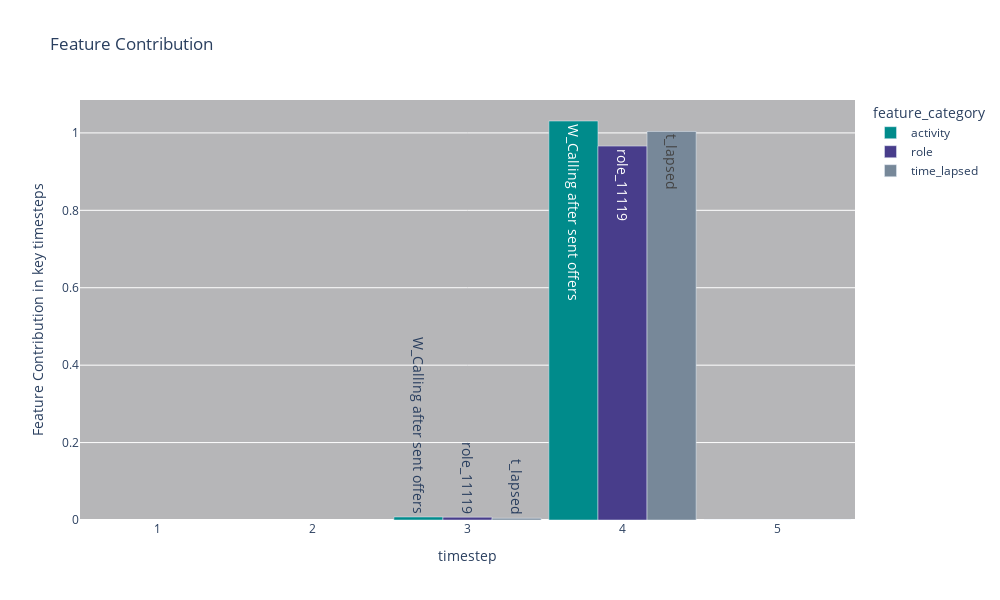

Write notebook code for a chart like this one.
### Code cell
shared_explain_local(shared_output_with_attention,x_test,y_test,index_ac, index_rl, index_ne, 3,53) #53 false, #1 true

### Figure 1 — Plotly figure (JSON) as saved in the notebook; plotly's stock layout.template omitted (floating-point values rounded to 4 significant figures)
{"data": [{"alignmentgroup": "True", "hovertemplate": "feature_category=activity<br>timestep=%{x}<br>Feature Contribution in key timesteps=%{y}<br>feature=%{text}<extra></extra>", "legendgroup": "activity", "marker": {"color": "darkcyan", "pattern": {"shape": ""}}, "name": "activity", "offsetgroup": "activity", "orientation": "v", "showlegend": true, "text": ["W_Calling after sent offers", "W_Calling after sent offers", "W_Calling after sent offers", "W_Filling in information for the application", "O_SENT"], "textangle": 90, "textfont": {"size": 14}, "textposition": "auto", "type": "bar", "x": [5, 4, 3, 2, 1], "xaxis": "x", "y": [8.185e-06, 1.031, 0.007837, null, null], "yaxis": "y"}, {"alignmentgroup": "True", "hovertemplate": "feature_category=role<br>timestep=%{x}<br>Feature Contribution in key timesteps=%{y}<br>feature=%{text}<extra></extra>", "legendgroup": "role", "marker": {"color": "darkslateblue", "pattern": {"shape": ""}}, "name": "role", "offsetgroup": "role", "orientation": "v", "showlegend": true, "text": ["role_10982", "role_11119", "role_11119", "role_11169", "role_11169"], "textangle": 90, "textfont": {"size": 14}, "textposition": "auto", "type": "bar", "x": [5, 4, 3, 2, 1], "xaxis": "x", "y": [7.966e-06, 0.9659, 0.007345, null, null], "yaxis": "y"}, {"alignmentgroup": "True", "hovertemplate": "feature_category=time_lapsed<br>timestep=%{x}<br>Feature Contribution in key timesteps=%{y}<br>feature=%{text}<extra></extra>", "legendgroup": "time_lapsed", "marker": {"color": "lightslategray", "pattern": {"shape": ""}}, "name": "time_lapsed", "offsetgroup": "time_lapsed", "orientation": "v", "showlegend": true, "text": ["t_lapsed", "t_lapsed", "t_lapsed", "t_lapsed", "t_lapsed"], "textangle": 90, "textfont": {"size": 14}, "textposition": "auto", "type": "bar", "x": [5, 4, 3, 2, 1], "xaxis": "x", "y": [8.249e-06, 1.004, 0.004523, null, null], "yaxis": "y"}], "layout": {"bargap": 0.05, "barmode": "group", "height": 600, "legend": {"title": {"text": "feature_category"}, "tracegroupgap": 0}, "plot_bgcolor": "rgb(182,182,184)", "title": {"text": "Feature Contribution"}, "uniformtext": {"minsize": 14, "mode": "show"}, "width": 1000, "xaxis": {"anchor": "y", "domain": [0, 1], "title": {"text": "timestep"}}, "yaxis": {"anchor": "x", "domain": [0, 1], "title": {"text": "Feature Contribution in key timesteps"}}}}
